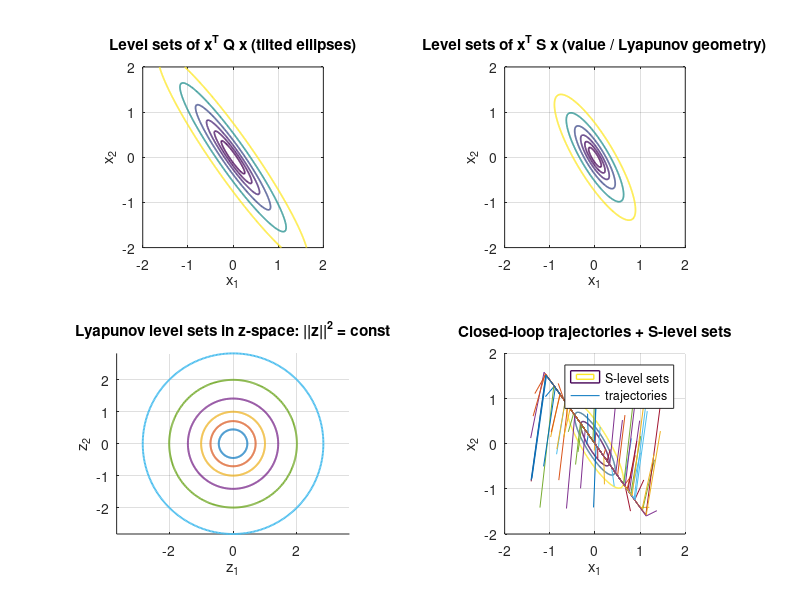

MATLAB code to generate this figure: (Note: this script raises an error after producing the figure.)
%% ============================================================
%  Lyapunov-shaped quantization for networked LQR (minimal POC)
%
%  Plant:      x_{k+1} = A x_k + B u_k
%  Controller: u_k = -K * xhat_k
%  Network:    controller receives quantized state xhat_k = Q(x_k)
%
%  Compare (same bit budget, scalar/product quantizers):
%   1) Ideal:              xhat = x
%   2) Uniform in x:       quantize each xi on a fixed grid
%   3) Log (mu-law) in x:  per-channel compand+uniform in [-1,1]
%   4) Uniform in z=Lx:    quantize each zi, reconstruct xhat=L^{-1} zhat
%   5) K-means in z=Lx:    1D k-means per zi, reconstruct xhat=L^{-1} zhat
%
%  Outputs:
%   - Trajectories, control, V(x)=x'Sx decay
%   - Monte Carlo excess cost + Lyapunov decrease proxy
%   - Quantization geometry: x-grid, shaped grid, mu-law grid (mapped edges)
%
%  Requires:
%   - Control System Toolbox (dlqr)
%   - Statistics Toolbox (kmeans) for k-means case
%% ============================================================

clear; clc; close all;
rng(1);

%% -------------------- System (anisotropy-friendly benchmark) --------------------
Ts = 0.1;

A = [1.02  0.15;
     0.05  0.98];
B = [0.2;
     1.0];
n = size(A,1);

%% -------------------- LQR design (tilted Q) --------------------
theta = deg2rad(35);
Rrot = [cos(theta) -sin(theta);
        sin(theta)  cos(theta)];
Qeig = diag([40, 1]);
Q = Rrot * Qeig * Rrot.';
R = 0.15;

[K,S,~] = dlqr(A,B,Q,R);
Acl = A - B*K;

fprintf('eig(A)      = [%g %g]\n', eig(A));
fprintf('eig(A-BK)   = [%g %g]\n\n', eig(Acl));

% Lyapunov shaping
L = chol(S,'upper');
Linvt = inv(L);

%% ---- Show "tilt" induced by rotated Q and by S (Riccati) ----
% assumes you already computed Q,R,K,S,L as in your snippet.

% grid for contour plots
x1 = linspace(-2,2,301);
x2 = linspace(-2,2,301);
[X1,X2] = meshgrid(x1,x2);

% quadratic forms
VQ = Q(1,1)*X1.^2 + 2*Q(1,2)*X1.*X2 + Q(2,2)*X2.^2;
VS = S(1,1)*X1.^2 + 2*S(1,2)*X1.*X2 + S(2,2)*X2.^2;

levels = [0.2 0.5 1 2 4 8];

figure('Name','Tilt / anisotropy: Q vs S vs shaping','Color','w');

subplot(2,2,1);
contour(X1,X2,VQ,levels,'LineWidth',1.2);
axis equal; grid on;
xlabel('x_1'); ylabel('x_2');
title('Level sets of x^T Q x (tilted ellipses)');

subplot(2,2,2);
contour(X1,X2,VS,levels,'LineWidth',1.2);
axis equal; grid on;
xlabel('x_1'); ylabel('x_2');
title('Level sets of x^T S x (value / Lyapunov geometry)');

% % show that z = L x makes VS become circles: VS = ||z||^2
% % pick some points on circles in z-space and map back to x-space
% subplot(2,2,3); hold on;
% radii = sqrt(levels);                 % since ||z||^2 = level
% phi = linspace(0,2*pi,400);
% for rr = radii
%     Z = rr*[cos(phi); sin(phi)];      % circle in z
%     X = (L \ Z);                      % x = L^{-1} z
%     plot(X(1,:),X(2,:),'LineWidth',1.2);
% end
% axis equal; grid on;
% xlabel('x_1'); ylabel('x_2');
% title('Same S-level sets via Cholesky: x = L^{-1} z');
subplot(2,2,3); hold on;
theta = linspace(0,2*pi,400);
radii = sqrt(levels);   % since V = ||z||^2

for r = radii
    plot(r*cos(theta), r*sin(theta), 'LineWidth', 1.4);
end

axis equal; grid on;
xlabel('z_1'); ylabel('z_2');
title('Lyapunov level sets in z-space: ||z||^2 = const');

% overlay closed-loop trajectory cloud to "see" the tilt in data
subplot(2,2,4); hold on; grid on; axis equal;
xlabel('x_1'); ylabel('x_2');
title('Closed-loop trajectories + S-level sets');

% S-level sets for reference
contour(X1,X2,VS,[1 2 4],'LineWidth',1.0);

% simulate many random ICs under u=-Kx (no noise)
Nsim = 120;
M = 60;                      % number of trajectories
for i = 1:M
    x = zeros(2,Nsim);
    x(:,1) = 1.5*(2*rand(2,1)-1);     % random IC in box
    for k = 1:Nsim-1
        u = -K*x(:,k);
        x(:,k+1) = A*x(:,k) + B*u;
    end
    plot(x(1,:),x(2,:),'-');
end
legend('S-level sets','trajectories','Location','best');


%% -------------------- Simulation settings --------------------
N   = 300;
t   = (0:N)*Ts;

bits_total = 12;
b1 = floor(bits_total/2);
b2 = bits_total - b1;
K1 = 2^b1; K2 = 2^b2;

sigma_w = 0.01;

% Uniform ranges
xmax = 2.5;
zmax = 5.0;

Dx1 = 2*xmax / K1;
Dx2 = 2*xmax / K2;
Dz1 = 2*zmax / K1;
Dz2 = 2*zmax / K2;

% mu-law parameters (per-channel)
mu1 = 255;  mu2 = 255;
Xmax1 = xmax; Xmax2 = xmax;          % same full-scale as uniform-x
Dy1 = 2 / K1;                         % y in [-1,1] uniformly quantized
Dy2 = 2 / K2;

%% -------------------- Training data for k-means in z (offline) --------------------
M_train = 2000;
Ztrain  = zeros(M_train*(N+1), n);
idx = 1;

for tr = 1:M_train
    x = sample_x0();
    for k = 1:N
        u = -K*x;
        x = A*x + B*u + sigma_w*randn(n,1);
        Ztrain(idx,:) = (L*x).';
        idx = idx + 1;
    end
    Ztrain(idx,:) = (L*x).';
    idx = idx + 1;
end

opts = statset('MaxIter', 250, 'Display', 'final');
[~, C1z] = kmeans(Ztrain(:,1), K1, 'Replicates', 4, 'Start','plus', 'Options', opts);
[~, C2z] = kmeans(Ztrain(:,2), K2, 'Replicates', 4, 'Start','plus', 'Options', opts);
C1z = sort(C1z); C2z = sort(C2z);

%% -------------------- Quantizers --------------------
q_id = @(x) x;

q_ux = @(x) quantize_uniform_x(x, xmax, Dx1, Dx2);

q_logx = @(x) quantize_mulaw_x(x, mu1, mu2, Xmax1, Xmax2, Dy1, Dy2);

q_uz = @(x) Linvt * quantize_uniform_z(L*x, zmax, Dz1, Dz2);

q_kz = @(x) Linvt * kmeans1d_on_z(L*x, C1z, C2z);

%% -------------------- Single-run demo --------------------
x0 = [2.2; -1.8];

[x_id,u_id,V_id]     = simulate(A,B,K,S, x0, N, sigma_w, q_id);
[x_ux,u_ux,V_ux]     = simulate(A,B,K,S, x0, N, sigma_w, q_ux);
[x_log,u_log,V_log]  = simulate(A,B,K,S, x0, N, sigma_w, q_logx);
[x_uz,u_uz,V_uz]     = simulate(A,B,K,S, x0, N, sigma_w, q_uz);
[x_kz,u_kz,V_kz]     = simulate(A,B,K,S, x0, N, sigma_w, q_kz);

J_id  = cost_reg(x_id,u_id,Q,R);
J_ux  = cost_reg(x_ux,u_ux,Q,R);
J_log = cost_reg(x_log,u_log,Q,R);
J_uz  = cost_reg(x_uz,u_uz,Q,R);
J_kz  = cost_reg(x_kz,u_kz,Q,R);

fprintf('==== Single-run cost ====\n');
fprintf('Ideal          J = %.4f\n', J_id);
fprintf('Uniform in x   J = %.4f\n', J_ux);
fprintf('Log (mu-law)x  J = %.4f\n', J_log);
fprintf('Uniform in z   J = %.4f\n', J_uz);
fprintf('K-means in z   J = %.4f\n\n', J_kz);

%% -------------------- Monte Carlo evaluation --------------------
M_test = 300;
J = zeros(M_test,5);
proxy = zeros(M_test,5);

for tr = 1:M_test
    x0 = sample_x0();

    [x1,u1,V1] = simulate(A,B,K,S, x0, N, sigma_w, q_id);
    [x2,u2,V2] = simulate(A,B,K,S, x0, N, sigma_w, q_ux);
    [x3,u3,V3] = simulate(A,B,K,S, x0, N, sigma_w, q_logx);
    [x4,u4,V4] = simulate(A,B,K,S, x0, N, sigma_w, q_uz);
    [x5,u5,V5] = simulate(A,B,K,S, x0, N, sigma_w, q_kz);

    J(tr,1) = cost_reg(x1,u1,Q,R);
    J(tr,2) = cost_reg(x2,u2,Q,R);
    J(tr,3) = cost_reg(x3,u3,Q,R);
    J(tr,4) = cost_reg(x4,u4,Q,R);
    J(tr,5) = cost_reg(x5,u5,Q,R);

    proxy(tr,1) = frac_decrease(V1);
    proxy(tr,2) = frac_decrease(V2);
    proxy(tr,3) = frac_decrease(V3);
    proxy(tr,4) = frac_decrease(V4);
    proxy(tr,5) = frac_decrease(V5);
end

dUx  = J(:,2) - J(:,1);
dLog = J(:,3) - J(:,1);
dUz  = J(:,4) - J(:,1);
dKz  = J(:,5) - J(:,1);

fprintf('==== Test-set excess cost vs Ideal ====\n');
fprintf('Uniform x : mean=%.3g, median=%.3g, 95%%=%.3g\n', mean(dUx),  median(dUx),  prctile(dUx,95));
fprintf('Log x     : mean=%.3g, median=%.3g, 95%%=%.3g\n', mean(dLog), median(dLog), prctile(dLog,95));
fprintf('Uniform z : mean=%.3g, median=%.3g, 95%%=%.3g\n', mean(dUz),  median(dUz),  prctile(dUz,95));
fprintf('Kmeans z  : mean=%.3g, median=%.3g, 95%%=%.3g\n\n', mean(dKz), median(dKz), prctile(dKz,95));

fprintf('Win-rate (Log x   < Uniform x): %.1f %%\n', 100*mean(J(:,3) < J(:,2)));
fprintf('Win-rate (Uniform z < Uniform x): %.1f %%\n', 100*mean(J(:,4) < J(:,2)));
fprintf('Win-rate (Kmeans z  < Uniform x): %.1f %%\n', 100*mean(J(:,5) < J(:,2)));
fprintf('Win-rate (Kmeans z  < Log x):     %.1f %%\n', 100*mean(J(:,5) < J(:,3)));
fprintf('Win-rate (Kmeans z  < Uniform z): %.1f %%\n\n', 100*mean(J(:,5) < J(:,4)));

fprintf('==== Lyapunov decrease proxy (higher is better) ====\n');
fprintf('Ideal     : %.3f\n', mean(proxy(:,1)));
fprintf('Uniform x : %.3f\n', mean(proxy(:,2)));
fprintf('Log x     : %.3f\n', mean(proxy(:,3)));
fprintf('Uniform z : %.3f\n', mean(proxy(:,4)));
fprintf('Kmeans z  : %.3f\n\n', mean(proxy(:,5)));

%% -------------------- Figures --------------------

% 1) Geometry: Lyapunov ellipses + grids
figure('Name','Quantization geometry in x-space');
hold on; grid on; axis equal;
xlim([-2.8 2.8]); ylim([-2.8 2.8]);
xlabel('x_1'); ylabel('x_2');
title('Lyapunov geometry and quantization grids (x-space)');

plot_ellipses(S, [0.5 1 2 4 7]);                          % black
plot_uniform_grid([-xmax xmax], [-xmax xmax], Dx1, Dx2, ':'); % black dotted
plot_shaped_grid_in_x(Linvt, [-zmax zmax], [-zmax zmax], Dz1, Dz2, '--'); % blue dashed
plot_mulaw_grid([-xmax xmax], [-xmax xmax], mu1, mu2, Xmax1, Xmax2, Dy1, Dy2, ':'); % red-ish style via marker

legend('Lyap contours','Uniform-x grid','Uniform-z grid mapped','Mu-law-x grid','Location','best');

% 2) Trajectories
figure('Name','State trajectories');
subplot(2,1,1);
plot(t, x_id(1,:), 'LineWidth', 1.3); hold on;
plot(t, x_ux(1,:), 'LineWidth', 1.3);
plot(t, x_log(1,:), 'LineWidth', 1.3);
plot(t, x_uz(1,:), 'LineWidth', 1.3);
plot(t, x_kz(1,:), 'LineWidth', 1.3);
grid on; ylabel('x_1'); title('x_1');
legend('Ideal','Uniform x','Log x','Uniform z','Kmeans z','Location','best');

subplot(2,1,2);
plot(t, x_id(2,:), 'LineWidth', 1.3); hold on;
plot(t, x_ux(2,:), 'LineWidth', 1.3);
plot(t, x_log(2,:), 'LineWidth', 1.3);
plot(t, x_uz(2,:), 'LineWidth', 1.3);
plot(t, x_kz(2,:), 'LineWidth', 1.3);
grid on; ylabel('x_2'); xlabel('Time (s)'); title('x_2');

% 3) V(x) decay
figure('Name','Lyapunov function V(x)=x''Sx');
plot(t, V_id, 'LineWidth', 1.3); hold on;
plot(t, V_ux, 'LineWidth', 1.3);
plot(t, V_log,'LineWidth', 1.3);
plot(t, V_uz, 'LineWidth', 1.3);
plot(t, V_kz, 'LineWidth', 1.3);
grid on; xlabel('Time (s)'); ylabel('V(x)');
title('Lyapunov decay under quantized state feedback');
legend('Ideal','Uniform x','Log x','Uniform z','Kmeans z','Location','best');

% 4) Excess cost histograms
figure('Name','Excess cost histograms (test set)');
histogram(dUx,  'Normalization','pdf'); hold on;
histogram(dLog, 'Normalization','pdf');
histogram(dUz,  'Normalization','pdf');
histogram(dKz,  'Normalization','pdf');
grid on;
xlabel('J - J_{ideal}'); ylabel('PDF');
title(sprintf('Excess cost over %d Monte Carlo runs (bits=%d)', M_test, bits_total));
legend('Uniform x','Log x','Uniform z','Kmeans z','Location','best');

% 5) Learned bins in z
figure('Name','Learned 1D k-means bins in z-space');
subplot(1,2,1); stem(C1z, ones(size(C1z)), '.'); grid on; xlabel('z_1 centroid'); title('Codebook z_1');
subplot(1,2,2); stem(C2z, ones(size(C2z)), '.'); grid on; xlabel('z_2 centroid'); title('Codebook z_2');

%% ======================= Local functions =======================

function x0 = sample_x0()
    if rand < 0.8
        x0 = 0.8*randn(2,1);
    else
        x0 = (2*rand(2,1)-1) * 2.5;
    end
end

function [x,u,V] = simulate(A,B,K,S, x0, N, sigma_w, Qfun)
    n = size(A,1);
    x = zeros(n, N+1);
    u = zeros(1, N);
    V = zeros(1, N+1);

    x(:,1) = x0;
    V(1) = x0.'*S*x0;

    for k = 1:N
        xhat = Qfun(x(:,k));
        u(k) = -K*xhat;
        x(:,k+1) = A*x(:,k) + B*u(k) + sigma_w*randn(n,1);
        V(k+1) = x(:,k+1).'*S*x(:,k+1);
    end
end

function J = cost_reg(x,u,Q,R)
    N = size(u,2);
    J = 0;
    for k = 1:N
        J = J + x(:,k).'*Q*x(:,k) + u(:,k).'*R*u(:,k);
    end
end

function frac = frac_decrease(V)
    tol = 1e-3;
    frac = mean(V(2:end) <= V(1:end-1) + tol);
end

function xq = quantize_uniform_x(x, xmax, Dx1, Dx2)
    x1 = sat(x(1), -xmax, xmax);
    x2 = sat(x(2), -xmax, xmax);
    xq = [Dx1*round(x1/Dx1); Dx2*round(x2/Dx2)];
end

function zq = quantize_uniform_z(z, zmax, Dz1, Dz2)
    z1 = sat(z(1), -zmax, zmax);
    z2 = sat(z(2), -zmax, zmax);
    zq = [Dz1*round(z1/Dz1); Dz2*round(z2/Dz2)];
end

function xq = quantize_mulaw_x(x, mu1, mu2, Xmax1, Xmax2, Dy1, Dy2)
    % per-channel mu-law companding then uniform quantization in y in [-1,1]
    d1 = sat(x(1), -Xmax1, Xmax1);
    d2 = sat(x(2), -Xmax2, Xmax2);

    y1  = mulaw_compress(d1, mu1, Xmax1);
    y1q = Dy1 * round( sat(y1, -1, 1) / Dy1 );
    x1q = mulaw_expand(y1q, mu1, Xmax1);

    y2  = mulaw_compress(d2, mu2, Xmax2);
    y2q = Dy2 * round( sat(y2, -1, 1) / Dy2 );
    x2q = mulaw_expand(y2q, mu2, Xmax2);

    xq = [x1q; x2q];
end

function y = mulaw_compress(x, mu, Xmax)
    x = sat(x, -Xmax, Xmax);
    y = sign(x) .* log(1 + mu*abs(x)/Xmax) ./ log(1 + mu);
end

function x = mulaw_expand(y, mu, Xmax)
    y = sat(y, -1, 1);
    x = sign(y) .* (Xmax/mu) .* ((1 + mu).^abs(y) - 1);
end

function zhat = kmeans1d_on_z(z, C1z, C2z)
    zhat = [nearest_1d(z(1), C1z); nearest_1d(z(2), C2z)];
end

function c = nearest_1d(val, C)
    [~,i] = min(abs(C - val));
    c = C(i);
end

function y = sat(x, lo, hi)
    y = min(max(x, lo), hi);
end

function plot_ellipses(S, alphas)
    th = linspace(0,2*pi,300);
    [V,D] = eig(S);
    T = V * sqrt(inv(D));
    for a = alphas
        e = sqrt(a) * T * [cos(th); sin(th)];
        plot(e(1,:), e(2,:), 'k-', 'LineWidth', 1.0);
    end
end

function plot_uniform_grid(xlimv, ylimv, Dx1, Dx2, ls)
    x1_edges = xlimv(1):Dx1:xlimv(2);
    x2_edges = ylimv(1):Dx2:ylimv(2);
    for x1 = x1_edges
        plot([x1 x1], ylimv, ['k' ls], 'LineWidth', 0.8);
    end
    for x2 = x2_edges
        plot(xlimv, [x2 x2], ['k' ls], 'LineWidth', 0.8);
    end
end

function plot_shaped_grid_in_x(Linv, z1lim, z2lim, Dz1, Dz2, ls)
    z1_edges = z1lim(1):Dz1:z1lim(2);
    z2_edges = z2lim(1):Dz2:z2lim(2);

    s = linspace(z2lim(1), z2lim(2), 200);
    for c = z1_edges
        Z = [c*ones(1,numel(s)); s];
        X = Linv * Z;
        plot(X(1,:), X(2,:), ['b' ls], 'LineWidth', 0.9);
    end

    s = linspace(z1lim(1), z1lim(2), 200);
    for c = z2_edges
        Z = [s; c*ones(1,numel(s))];
        X = Linv * Z;
        plot(X(1,:), X(2,:), ['b' ls], 'LineWidth', 0.9);
    end
end

function plot_mulaw_grid(xlimv, ylimv, mu1, mu2, Xmax1, Xmax2, Dy1, Dy2, ls)
    % Draw mu-law bin boundaries by mapping uniform y-edges back to x-edges.
    % This is the "Voronoi-equivalent" grid for mu-law (still axis-aligned, but nonuniform spacing).
    y1_edges = -1:Dy1:1;
    y2_edges = -1:Dy2:1;

    x1_edges = arrayfun(@(y) mulaw_expand(y, mu1, Xmax1), y1_edges);
    x2_edges = arrayfun(@(y) mulaw_expand(y, mu2, Xmax2), y2_edges);

    for x1 = x1_edges
        plot([x1 x1], ylimv, ['r' ls], 'LineWidth', 0.7);
    end
    for x2 = x2_edges
        plot(xlimv, [x2 x2], ['r' ls], 'LineWidth', 0.7);
    end
end
